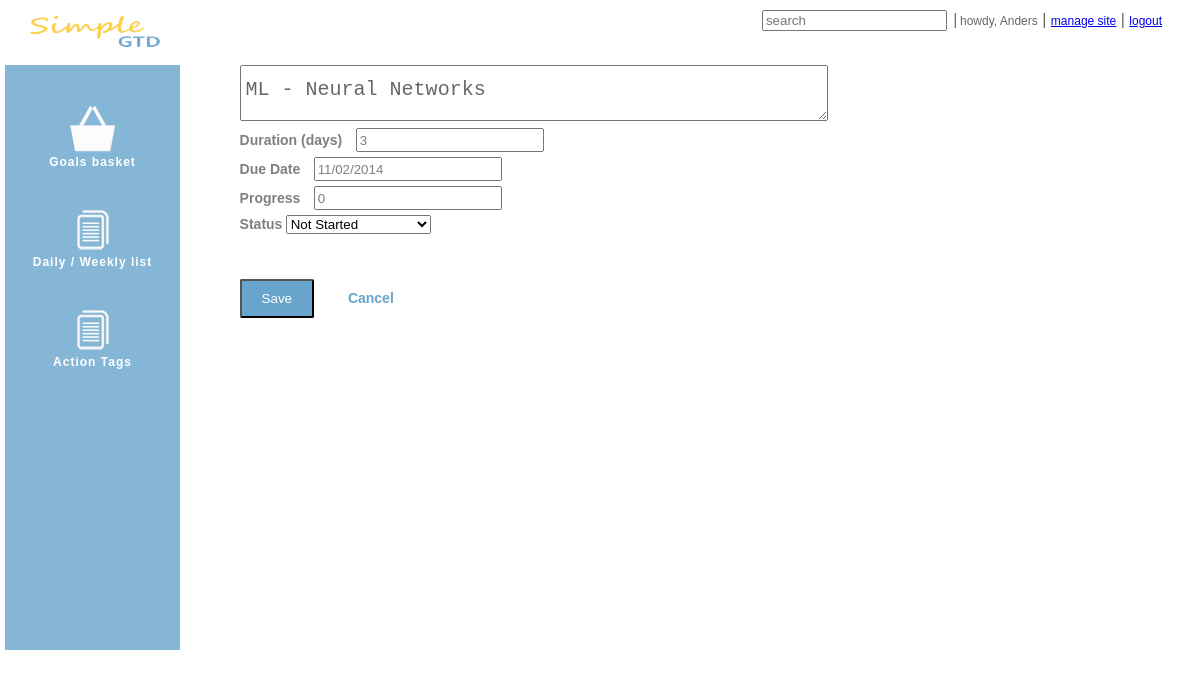
Screenshot of /goal/edit/6 (signed in) with the database file from the repository.
### simgtd/models.py (models this page shows, shortened)
class Goal(models.Model):
    subject = models.CharField(max_length=200)
    memo = models.TextField(max_length=1000, blank=True)
    duration = models.PositiveIntegerField(blank=True)
    start_date = models.DateTimeField(null=True, blank=True, default=datetime.datetime.now)
    due_date = models.DateTimeField(null=True, blank=True, default=datetime.datetime.now)
    remind_me = models.NullBooleanField(default=True, null=True, blank=True)
    created_date = models.DateTimeField(editable=False, default=datetime.datetime.now)
    completed_date = models.DateTimeField(editable=False, null=True)
    created_by = models.ForeignKey(User, default=Constants.user_admin)
    progress = models.PositiveSmallIntegerField(default=0)
    status = models.ForeignKey(Status, default=Constants.status_not_started)
    priority = models.ForeignKey(Priority, default=Constants.priority_normal)

### simgtd/views.py (the view)
# urls.py: url(r'^goal/edit/(?P<gid>\d+)', views.edit_goal),
@login_required
def edit_goal(request, gid):
    errors = []
    goal = None
    if request.method == 'POST':
        subject = request.POST['title']
        duration = request.POST['duration']
        due_date = request.POST['due_date']
        progress = request.POST['progress']
        status = request.POST['status']
        if subject and duration and due_date:
            goal = user_goals(request).get(id=gid)
            goal.subject = subject
            goal.duration = duration
            goal.due_date = datetime.strptime(due_date, '%m/%d/%Y')
            goal.progress = int(progress)
            goal.status_id = int(status)
            goal.save()
            return HttpResponseRedirect('/goal/list')
        else:
            errors.append('incomplete data')
    else:
        goal = get_object_or_404(user_goals(request), id=gid)
    return render_to_response('simgtd/edit_goal.html',
                              RequestContext(request, {'goal': goal}))

### simgtd/views.py (called while the page is built)
def user_id(request):
    return request.user.id

def user_goals(request):
    return Goal.objects.filter(created_by_id=user_id(request))

### templates/simgtd/edit_goal.html (shortened to what this page needs)
{% extends "base.html" %}
{% block content %}
    <form action="/goal/edit/{{ goal.id }}" method="post">
        <div id="add_goal_setting">
            <textarea type="text" id="quickTitle" name="title"
                      value placeholder="Add a goal..." autofocus="auotofocus"
                      style="height:30px">{{ goal.subject }}</textarea>
            <div class="field">
                <label class="field_label"  for="duration">Duration (days)</label>
                <input id="duration" type="number" name="duration" value="{{ goal.duration }}" class="field_label_input">
            </div>
            <div class="field">
                <label class="field_label" for="due_date">Due Date</label>
                <input id="due_date" type="text" name="due_date" class="field_label_input" value="{{ goal.due_date|date:'m/d/Y' }}">
            </div>
            <div class="field">
                <label class="field_label" for="progress">Progress</label>
                <input id="progress" type="text" name="progress" class="field_label_input" value="{{ goal.progress }}">
            </div>
            <div class="field">
                <label class="field_label" for="status">Status</label>
                <select id="status" name="status">
                    <option value="1">Not Started</option>
                </select>
            </div>
            <div class="field_button">
                <input type="submit" class="save" value="Save">
                <a href="/goal/list" class="cancel">Cancel</a>
            </div>
        </div>
    </form>
{% endblock %}

### templates/base.html (shortened to what this page needs)
<!DOCTYPE html>
<html>
<head lang="en">
    <link type="text/css" rel="stylesheet" href="{{ STATIC_URL }}css/jquery-ui.css">
    <link type="text/css" rel="stylesheet" href="{{ STATIC_URL }}css/gtd.css">
</head>
<body>
    <div id="header">
        <div>
            <div class="header-primary">
                <a href="/">
                    <img src="{{ STATIC_URL }}images/logo.png" alt="Simple GTD" />
                </a>
            </div>
            <div class="header-secondary">
                <input id="search" type="search" name="search" placeholder="search">
                <span class="sep">|</span>
                <a class="header_account" title="{{ user.email }}">howdy, {{ user.first_name }}</a> |
                <a class="header_account" href="/admin/">manage site</a> |
                <a class="header_account" href="/logout/">logout</a>
            </div>
        </div>
    </div>
    <div id="wrapper">
        <div id="navigation">
            <div id="icon_menu_block">
                <a href="/goal/list" class="menu">
                    <span class="icon_menu"><img src="{{ STATIC_URL }}images/goals_basket.png" alt="Goals basket"></span>
                    <span class="icon_menu_subtitle">Goals basket</span>
                </a>
                <a href="/action/list" class="menu">
                    <span class="icon_menu"><img src="{{ STATIC_URL }}images/list.png" alt="Daily/Weekly list"></span>
                    <span class="icon_menu_subtitle">Daily / Weekly list</span>
                </a>
                <a href="/action/tags" class="menu">
                    <span class="icon_menu"><img src="{{ STATIC_URL }}images/list.png" alt="Action Tags"></span>
                    <span class="icon_menu_subtitle">Action Tags</span>
                </a>
            </div>
        </div>
        <div id="content">
            {% block content %}{% endblock %}
        </div>
    </div>
</body>
</html>

### static/css/gtd.css (style rules this page uses)
body { font-family:Calibri, Arial, Helvetica, sans-serif; }
#header { position: absolute; left: 0px; top:0px; padding: 10px 10px 0px 10px; width: 96%; height: 55px; background-color: white; display: table; }
.header-primary { float:left; position:relative; top:6px; left:20px; }
.header-secondary { text-align: right; color:rgba(0,0,0,0.6); }
#header .sep { margin: 0 -2px 0 2px; color:#717171; }
.header_account { display: inline-block; font-size: 12px; }
label[for=login_email], label[for=login_password], label[for=signup_name], label[for=signup_email], label[for=signup_password], label[for=signup_confirm_password], { margin-bottom: 0; }
label { font-weight: 700; font-size: 12px; color:rgba(0,0,0,0.5); cursor:default; }
div#navigation { margin:20px 85% 5px 5px; padding:5px 5px 5px 5px; height: 620px; background: rgba(104,164,204,0.8); color:white; font-size: 12px; font-weight: 600; letter-spacing: 1px; }
div#icon_menu_block { position: relative; margin-top: 40px; }
.icon_menu { display: block; text-align: center; padding: 40px 10px 1px 10px; }
.icon_menu_subtitle { display: block; text-align: center; color: white; }
a.menu { text-decoration: none; }
div#content { position: absolute; top: 50px; right: 10px; width: 80%; color: rgba(0,0,0,0.6); font-size: 12px; }
#add_goal_setting { width:60%; top:50px; margin: 15px 1%; }
#quickTitle { width: 100%; outline: none; padding: 12px 5px; font-size: 20px; color: rgba(0,0,0,0.6); font:thin; }
.field { display:block; margin: 5px 0; }
.field_label_input { width:180px; height:20px; margin-left: 10px; padding: 0px 2px; color: rgba(0, 0, 0, 0.5); }
.field_label { font-size: 14px; }
.field_button { color: rgba(0,0,0,0.5); font-weight: 600; padding-top: 40px; font-size: 14px; }
input.save { border-radius: 2px; padding: 10px 20px; background: #68a4cc; color: white; }
a.cancel { margin-left: 30px; color: #68a4cc; text-decoration: none; }

### rows the page displays
Goal: title "ML - Neural Networks", duration "3", due_date "11/02/2014", progress "0"

### other values shown
{{ user.first_name }} "Anders"
